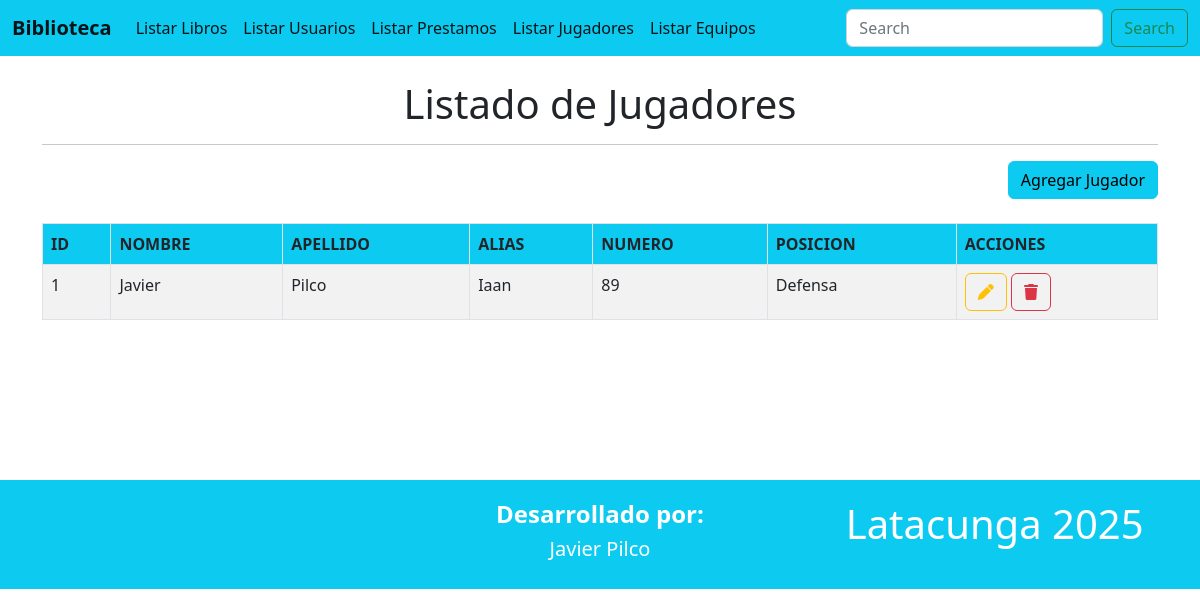
Page /jugadores on the earlier database version.
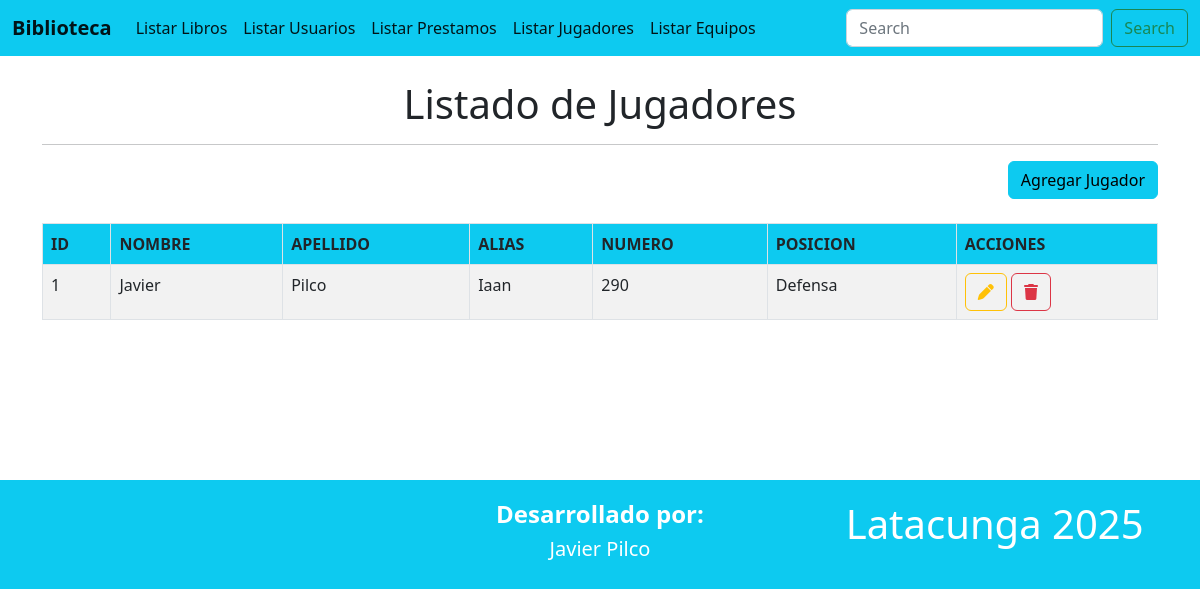
Same page on the later database version.
### Aplicaciones/Control/models.py (models this page shows, shortened)
class Jugador(models.Model):
    id = models.AutoField(primary_key=True)
    nombre = models.CharField(max_length=20)
    apellido = models.CharField(max_length=200)
    alias = models.CharField(max_length=100)
    numero = models.CharField(max_length=100)
    posicion = models.CharField(max_length=100)

### Aplicaciones/Control/views.py (the view)
# urls.py: path('jugadores', views.jugadores),
def jugadores(request):
    listadoJugadores = Jugador.objects.all()
    return render(request, "jugadores.html", {'jugadores': listadoJugadores})

### Aplicaciones/Control/templates/jugadores.html (shortened to what this page needs)
{% extends './plantilla.html' %}
{% block contenido %}
<br>
<h1 class="text-center">Listado de Jugadores</h1>
<hr>
<div class="row">
    <div class="text-end">
        <a href="/nuevoJugador" class="btn btn-info text-right">
            Agregar Jugador
        </a>
    </div>
</div>
<br>
<table class="table table-bordered table-striped table-hover">
    <thead>
        <tr class="bg-info">
            <th>ID</th>
            <th>NOMBRE</th>
            <th>APELLIDO</th>
            <th>ALIAS</th>
            <th>NUMERO</th>
            <th>POSICION</th>
            <th>ACCIONES</th>
        </tr>
    </thead>
    <tbody>
        {% for jugador in jugadores %}
        <tr>
            <td>{{ jugador.id }}</td>
            <td>{{ jugador.nombre }}</td>
            <td>{{ jugador.apellido }}</td>
            <td>{{ jugador.alias }}</td>
            <td>{{ jugador.numero }}</td>
            <td>{{ jugador.posicion }}</td>
            <td>
                <a href="/editarJugador/{{ jugador.id }}" class="btn btn-outline-warning">
                    <i class="fa fa-pen"></i>
                </a>
                <a href="#" data-id="{{ jugador.id }}" class="btn btn-outline-danger btnEliminar">
                    <i class="fa fa-trash"></i>
                </a>
            </td>
        </tr>
        {% endfor %}
    </tbody>
</table>
<br><br><br><br><br><br>
{% endblock %}

Differences in the rows shown:
changed Jugador "Javier": numero "89" → "290"
